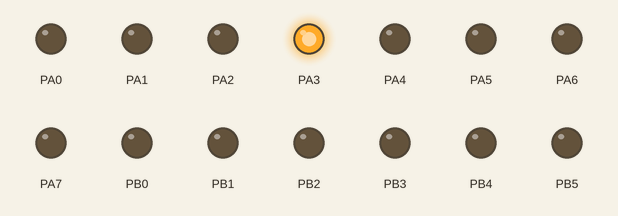
Simulated run of this program. Board: ATmega32, built with avr-gcc and emulated at 16 MHz. On the bench: output pins drawn as LEDs (lit = HIGH). At 0.3 s the program stops and its outputs stay as they are.

Above: at 0.1 s.
Timing chart, 0 to 1.6 s (numbered marks = the images above):
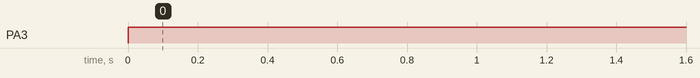

Measured:
- by itself, PA3: LOW → HIGH at 0.00 s

The program:

main.c
```c
/*
 * Dio_Layered_Architecture.c
 *Files:
 *STD_Types(unit8..level type)
 *Dio_hw.h(register addresses DDRA,,,)
 *Dio_types.h(channel type,dio port type)
 *Dio.h(services:dio_,write,read..)
 *dio.c
 *dio_cfg.h(structure of pin type...)
 *dio_cfg.c(dio_INt()...)
 * Created: 4/6/2020 9:24:30 PM
 * Author : Omar
 */

#define F_CPU 16000000
#include <util/delay.h>
#include "dio_cfg.h"
#include "Dio.h"

int main(void)
{
   Dio_init();
    while (1)
    {
		Dio_WriteChannel(Dio_channelA3,STD_High); //buzzer
		_delay_ms(100);
    }
}
```

Dio.c
```c
/*
 * Dio.c
 *
 * Created: 4/6/2020 10:07:20 PM
 *  Author: Omar
 */
#include "Dio.h"
#include "Dio_hw.h"
#include "bit_math.h"

STD_LevelType Dio_ReadChannel(Dio_channelType channelId){
	Dio_PortType portx=channelId/8;
	Dio_channelType channelPos=channelId%8;
	STD_LevelType level;
	switch (portx)
	{
		case Dio_PortA:
		level=GET_BIT(PINA_REG,channelPos);
		break;
		case Dio_PortB:
		level=GET_BIT(PINB_REG,channelPos);
		break;
		case Dio_PortC:
		level=GET_BIT(PINC_REG,channelPos);
		break;
		case Dio_PortD:
		level=GET_BIT(PIND_REG,channelPos);
		break;
	}
	return level;
}

void Dio_WriteChannel(Dio_channelType channelId,STD_LevelType level){
//which port
Dio_PortType portx=channelId/8;
//which pin inside the port
Dio_channelType channelPos=channelId%8;
switch (portx)
{
	case Dio_PortA:
	        if(level==STD_High){
				SET_BIT(PORTA_REG,channelPos);

			}
			else {
				CLEAR_BIT(PORTA_REG,channelPos);
			}
			break;
			case Dio_PortB:
			if(level==STD_High){
				SET_BIT(PORTB_REG,channelPos);

			}
			else {
				CLEAR_BIT(PORTB_REG,channelPos);
			}
			break;
			case Dio_PortC:
			if(level==STD_High){
				SET_BIT(PORTC_REG,channelPos);

			}
			else {
				CLEAR_BIT(PORTC_REG,channelPos);
			}
			break;
			case Dio_PortD:
			if(level==STD_High){
				SET_BIT(PORTD_REG,channelPos);

			}
			else {
				CLEAR_BIT(PORTD_REG,channelPos);
			}
			break;
}
}
```

Dio.h
```c
/*
 * Dio.h
 *
 * Created: 4/6/2020 10:02:28 PM
 *  Author: omar
 */


#ifndef DIO_H_
#define DIO_H_
#include "dio_types.h"
#include "std_types.h"
void Dio_WriteChannel(Dio_channelType channelId,STD_LevelType level);
STD_LevelType Dio_ReadChannel(Dio_channelType channelId);


#endif /* DIO_H_ */
```

Dio_hw.h
```c
/*
 * Dio_hw.h
 *
 * Created: 4/6/2020 9:42:09 PM
 *  Author: Omar
 */


#ifndef DIO_HW_H_
#define DIO_HW_H_

#include "std_types.h"
//datasheet

#define PORTA_REG    *((volatile uint8*)0x3B)
#define PORTB_REG	 *((volatile uint8*)0x38)
#define PORTC_REG	 *((volatile uint8*)0x35)
#define PORTD_REG	 *((volatile uint8*)0x32)


#define DDRA_REG     *((volatile uint8*)0x3A)
#define DDRB_REG	 *((volatile uint8*)0x37)
#define DDRC_REG	 *((volatile uint8*)0x34)
#define DDRD_REG	 *((volatile uint8*)0x31)


#define PINA_REG     *((volatile uint8*)0x39)
#define PINB_REG	 *((const volatile uint8*)0x36 )
#define PINC_REG	 *((const volatile uint8*)0x33 )
#define PIND_REG	 *((const volatile uint8*)0x30 )


#endif /* DIO_HW_H_ */
```

Dio_types.h
```c
/*
 * Dio_types.h
 *
 * Created: 4/6/2020 9:56:37 PM
 *  Author: Omar
 */


#ifndef DIO_TYPES_H_
#define DIO_TYPES_H_
//channel_type
typedef enum{
	Dio_channelA0=0,
	Dio_channelA1,
	Dio_channelA2,
	Dio_channelA3,
	Dio_channelA4,
	Dio_channelA5,
	Dio_channelA6,
	Dio_channelA7,

	Dio_channelB0,
	Dio_channelB1,
	Dio_channelB2,
	Dio_channelB3,
	Dio_channelB4,
	Dio_channelB5,
	Dio_channelB6,
	Dio_channelB7,

	Dio_channelC0,
	Dio_channelC1,
	Dio_channelC2,
	Dio_channelC3,
	Dio_channelC4,
	Dio_channelC5,
	Dio_channelC6,
	Dio_channelC7,

	Dio_channelD0,
	Dio_channelD1,
	Dio_channelD2,
	Dio_channelD3,
	Dio_channelD4,
	Dio_channelD5,
	Dio_channelD6,
	Dio_channelD7
	}Dio_channelType;

//Dio port type
typedef enum{
	Dio_PortA=0,
	Dio_PortB,
	Dio_PortC,
	Dio_PortD
	}Dio_PortType;

	typedef enum{
		Input=0,
		output
		}Dio_DirType;


#endif /* DIO_TYPES_H_ */
```

bit_math.h
```c
/*
 * bit_math.h
 *
 * Created: 4/5/2020 9:10:36 PM
 *  Author: omar
 */


#ifndef BIT_MATH_H_

#define BIT_MATH_H_
#define GET_BIT(var,bit)    ((var>>bit)&1)
#define SET_BIT(var,bit)    (var |=(1<<bit))
#define CLEAR_BIT(var,bit)     (var &=~(1<<bit))
#define TOGGLE_BIT(var,bit)   (var^=(1<<bit))

#endif /* BIT_MATH_H_ */
```

dio_cfg.c
```c
/*
 * dio_cfg.c
 *
 * Created: 4/6/2020 10:32:31 PM
 *  Author: Omar
 */
#include "dio_cfg.h"
#include "Dio_hw.h"
#include "bit_math.h"
const pin_ConfigType pin_config[]={
	/*PA0*/{output,STD_Low},
	/*PA1*/{output,STD_Low},
           {output,STD_Low},
           {output,STD_Low},
	       {output,STD_Low},
		   {output,STD_Low},
		   {output,STD_Low},
		   {output,STD_Low},

		   {output,STD_Low},
		   {output,STD_Low},
	       {output,STD_Low},
	       {output,STD_Low},
	       {output,STD_Low},
	       {output,STD_Low},
		   {output,STD_Low},
	       {output,STD_Low},

		   {output,STD_Low},
	       {output,STD_Low},
	       {output,STD_Low},
	       {output,STD_Low},
	       {output,STD_Low},
	       {output,STD_Low},
	       {output,STD_Low},
	       {output,STD_Low},

	       {output,STD_Low},
	       {output,STD_Low},
	       {output,STD_Low},
	       {output,STD_Low},
	       {output,STD_Low},
	       {output,STD_Low},
	       {output,STD_Low},
	       {output,STD_Low}
	};
	void Dio_init(){
		uint8 counter;
		Dio_PortType portx;
		Dio_channelType channelPos;
		for(counter=Dio_channelA0;counter<PINCOUNT;counter++){
			portx=counter/8;
			channelPos=counter%8;
			if(pin_config[counter].pinDirection==output){
				switch(portx){
					case Dio_PortA:
					SET_BIT(DDRA_REG,channelPos);
					break;
					case Dio_PortB:
					SET_BIT(DDRB_REG,channelPos);
					break;
					case Dio_PortC:
					SET_BIT(DDRC_REG,channelPos);
					break;
					case Dio_PortD:
					SET_BIT(DDRD_REG,channelPos);
					break;
				}
		}else

		{

			switch (portx)

			{

				case Dio_PortA:

				CLEAR_BIT(DDRA_REG,channelPos);

				break;

				case Dio_PortB:

				CLEAR_BIT(DDRB_REG,channelPos);

				break;

				case Dio_PortC:

				CLEAR_BIT(DDRC_REG,channelPos);

				break;

				case Dio_PortD:

				CLEAR_BIT(DDRD_REG,channelPos);

				break;

			}


		}
		}
	}
```

dio_cfg.h
```c
/*
 * dio_cfg.h
 *
 * Created: 4/6/2020 10:27:27 PM
 *  Author: Omar
 */


#ifndef DIO_CFG_H_
#define DIO_CFG_H_
#include "Dio_types.h"
#include "std_types.h"
#define PINCOUNT  32
typedef struct{
	Dio_DirType pinDirection;
	STD_LevelType pinState;
	}pin_ConfigType;
	extern const pin_ConfigType pin_config[];
void Dio_init();


#endif /* DIO_CFG_H_ */
```

std_types.h
```c
/*
 * std_types.h

 * Created: 4/5/2020 10:12:52 PM
 *  Author: Omar
 */


#ifndef STD_TYPES_H_
#define STD_TYPES_H_
typedef unsigned char uint8;
typedef unsigned short int uint16; //2bytes
typedef unsigned long int uint32;
typedef  float float16;

//signed

 typedef char int8;
 typedef short int int16; //2bytes
 typedef long int int32;


typedef enum{
	STD_Low=0,
	STD_High
	}STD_LevelType;

#endif /* STD_TYPES_H_ */
```
